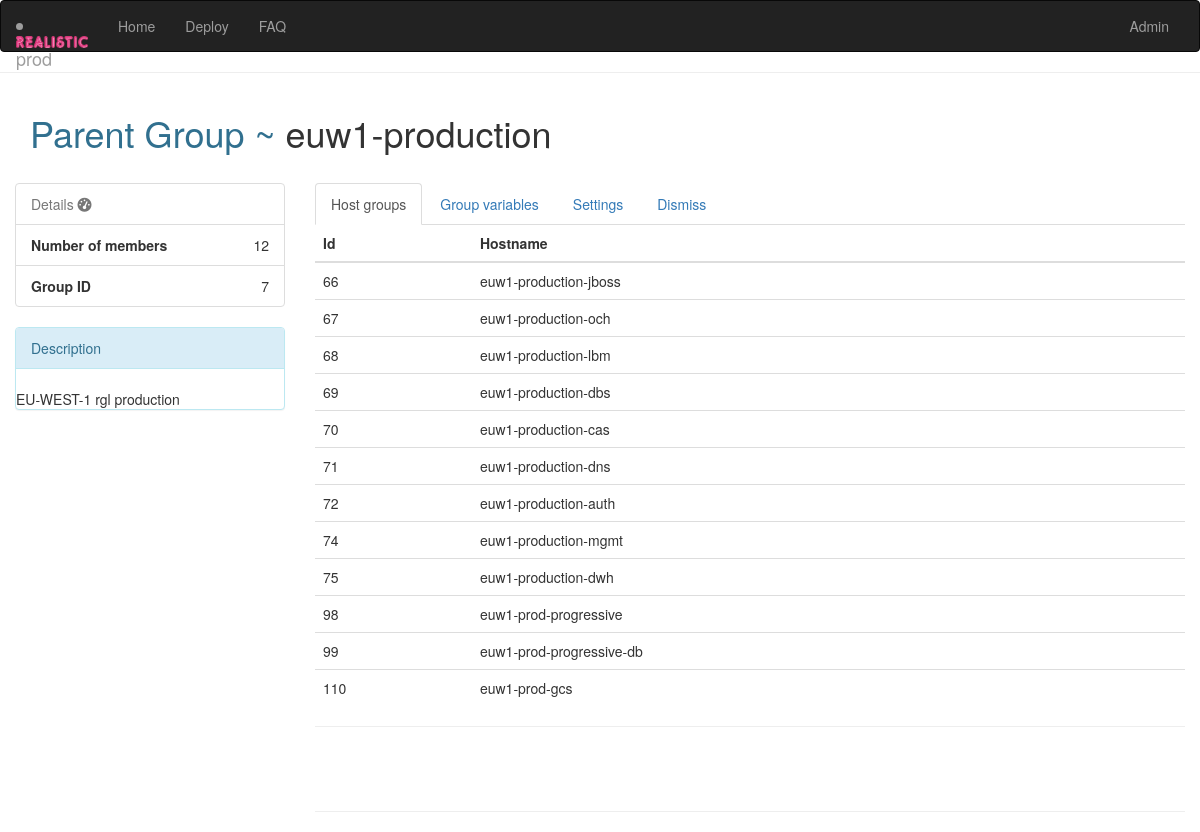
/parents.php?q=7, run on the app's committed database.
### tables this page shows
CREATE TABLE `parentgroups` (
  `parent_id` smallint(5) unsigned NOT NULL AUTO_INCREMENT,
  `name` varchar(24) NOT NULL,
  `description` varchar(255) DEFAULT NULL,
  PRIMARY KEY (`parent_id`)
);

CREATE TABLE `hostgroups` (
  `group_id` smallint(5) unsigned NOT NULL AUTO_INCREMENT,
  `name` varchar(24) NOT NULL,
  `description` varchar(255) DEFAULT NULL,
  PRIMARY KEY (`group_id`)
);

### parents.php (the view, shortened to what this page needs)
<?php
include "settings.php";
include"function.php";
$childcount_query = mysqli_query($link, 'SELECT count(group_id) FROM parent_child WHERE parent_id='.$_GET['q'].'');
$childcount = mysqli_fetch_row($childcount_query);
$query = mysqli_query($link, 'SELECT * FROM parentgroups WHERE parent_id='.$_GET['q'].'') or die('Error 5.1 '.mysqli_error($link));
$parent_details = mysqli_fetch_array($query);
$html_file .= '
  <hr>
  <div class="container">
    <div class="row">
      <div class="col-sm-10"><h1><text class="text-info">Parent Group ~ </text>'.$parent_details['name'].'</h1><br /></div>
        <div class="row">
          <div class="col-sm-3">
            <ul class="list-group">
              <li class="list-group-item text-muted">Details <i class="fa fa-dashboard fa-1x"></i></li>
              <li class="list-group-item text-right"><span class="pull-left"><strong>Number of members</strong></span>'.$childcount[0].'</li>
              <li class="list-group-item text-right"><span class="pull-left"><strong>Group ID</strong></span>'.$parent_details['parent_id'].' </li>
            </ul>
            <div class="panel panel-info">
              <div class="panel-heading">Description</div>
                <br />'.$parent_details['description'].'
              </div>
            </div>
            <div class="col-sm-9">
              <ul class="nav nav-tabs" id="myTab">
                <li class="active"><a href="#child_groups" data-toggle="tab">Host groups</a></li>
                <li><a href="#groupvars" data-toggle="tab">Group variables</a></li>
                <li><a href="#settings" data-toggle="tab">Settings</a></li>
                <li><a href="#dismiss" data-toggle="tab">Dismiss</a></li>
              </ul>
              <div class="tab-content">
                <div class="tab-pane active" id="child_groups">
                  <table class="table table-hover">
                    <thead>
                      <tr>
                        <th>Id</th>
                        <th>Hostname</th>
                      </tr>
                    </thead>
                    <tbody id="items">
';
$query = mysqli_query($link, 'SELECT hostgroups.group_id, hostgroups.name FROM parent_child INNER JOIN hostgroups ON hostgroups.group_id=parent_child.group_id AND parent_child.parent_id='.$_GET['q'].'') or die('Error 5.3 '.mysqli_error($link));
while($row = mysqli_fetch_array($query)) {
  $html_file .= '
    <tr role="button"; onclick="document.location = \'hostgroup.php?q='.$row['group_id'].'\';">
      <td>'.$row['group_id'].'</td>
      <td>'.$row['name'].'</td>
    </tr>
  ';
	}
  $html_file .= '
      </tbody>
    </table>
    <hr>
    <div class="row">
      <div class="col-md-4 col-md-offset-4 text-center">
        <ul class="pagination" id="myPager"></ul>
      </div>
    </div>
    <hr>
    </div>
    <div class="tab-pane" id="groupvars">
      <ul class="list-group">
        <li role="button" class="list-group-item list-group-item-success" data-toggle="modal" data-target="#gv_addnew" data-whatever="@getbootstrap">Add new variable</li>
        <div class="modal fade" id="gv_addnew" tabindex="-1" role="dialog" aria-labelledby="groupvars" aria-hidden="true">
          <div class="modal-dialog" role="document">
            <div class="modal-content">
              <div class="modal-header">
                <h5 class="modal-title" id="newgroup">Add new variable</h5>
              </div>
              <div class="modal-body">
                <form class="form" action="chg.php" method="post">
                <input name="chg_type" value="chg_pvaddnew" type="hidden">
                <input name="parent_id" value="'.$_GET['q'].'" type="hidden">
                <input class="form-control" placeholder="Variable name" name="parent_var" type="text" autocomplete="off" required>
                <input class="form-control" placeholder="Value" name="pv_value" type="text" autocomplete="off" required>
              </div>
              <div class="modal-footer">
                <button type="button" class="btn btn-secondary" data-dismiss="modal">Cancel</button>
                <button type="submit" class="btn btn-primary">Create</button>
            </form>
              </div>
            </div>
          </div>
        </div>
  ';
  $parentvars_query = mysqli_query($link, 'SELECT parent_var, value FROM parentvars where parent_id='.$_GET['q'].' ORDER BY parent_var ASC') or die('Error 2.8 '.mysqli_error($link));
  while($row = mysqli_fetch_row($parentvars_query)) {
  $html_file .= '
  <li role="button" class="list-group-item" data-toggle="modal" data-target="#gv'.$row[0].'" data-whatever="@getbootstrap">'.$row['0'].' == '.$row['1'].'</li>
  <div class="modal fade" id="gv'.$row[0].'" tabindex="-1" role="dialog" aria-labelledby="groupvars" aria-hidden="true">
    <div class="modal-dialog" role="document">
      <div class="modal-content">
        <div class="modal-header">
          <h5 class="modal-title" id="newgroup">Modify <u>'.$row[0].'</u> variable</h5>
        </div>
        <div class="modal-body">
          <form class="form" action="chg.php" method="post">
          <input name="parent_var" value="'.$row[0].'" type="hidden">
          <input name="parent_id" value="'.$_GET['q'].'" type="hidden">
          <input class="form-control" value="'.$row[1].'" name="pv_value" type="text" autocomplete="off" required>
        </div>
        <div class="modal-footer">
          <button type="button" class="btn btn-secondary" data-dismiss="modal">Cancel</button>
          <button type="submit" name="chg_type" value="chg_pvdelete" class="btn btn-danger">Delete</button>
          <button type="submit"  name="chg_type" value="chg_chgpvar" class="btn btn-primary">Update</button>
      </form>
        </div>
      </div>
    </div>
  </div>
  ';
  }
  $html_file .= '
    </ul>
    </div>
    <div class="tab-pane" id="settings">
    <hr>
    <form class="form" action="chg.php" method="post" id="update-parentgroup">
  <div class="form-group">
    <div class="col-xs-6">
      <label for="members"><h4>Host groups</h4></label><br />
        <select name="member_hostgroups[ ]" class="selectpicker" data-live-search="true" multiple data-actions-box="true" required>
';
$query = mysqli_query($link, 'SELECT * FROM hostgroups') or die('Error 5.8 '.mysqli_error($link));
while($row=mysqli_fetch_row($query)) {
	$aquery = mysqli_query($link, 'SELECT count(group_id) FROM parent_child WHERE parent_id='.$_GET['q'].' AND group_id='.$row[0].'') or die('Error 5.9 '.mysqli_error($link));
	$ismember = mysqli_fetch_row($aquery);
	if( $ismember[0] > 0 ) {
			$html_file .= '
       <option data-tokens="'.$row[1].'" value="'.$row[0].'" selected>'.$row[1].'</option>
      ';
  }
	else {
    $html_file .= '
      #<option data-tokens="'.$row[1].'" value="'.$row[0].'">'.$row[1].'</option>
    #';
  }
}
$html_file .= '
      </select>
    </div>
    <div class="col-xs-6">
      <label for="members"><h4>Group description</h4></label><br />
    <input class="form-control" name="parent_description" value="'.$parent_details['description'].'" type="text" autocomplete="off" required>
    </div>
  <div class="form-group">
    <div class="col-xs-12">
      <br>
      <input type="hidden" name="parent_id" value="'.$parent_details['parent_id'].'" />
      <button class="btn btn-lg btn-success" name="chg_type" value="update_parentgroups" type="submit">Submit</button><h6>*fields cannot be empty</h6>
      <p /><hr>
    </div>
  </div>
  </form>
  </div>
  </div>
  <div class="tab-pane" id="dismiss">
    <div class="row">
      <div class="col-md-4 col-md-offset-4 text-center">
        <ul class="pagination" id="myPager"></ul>
        <hr>
        <button type="button" class="btn btn-lg btn-danger" data-toggle="modal" data-target="#DismissModal">Dismiss</button><h6>*Yeah, dismiss very much...</h6>
                <div class="modal fade" id="DismissModal" tabindex="-1" role="dialog" aria-labelledby="dismiss" aria-hidden="true">
                  <div class="modal-dialog" role="document">
                    <div class="modal-content">
                      <div class="modal-header">
                        <h5 class="modal-title" id="newgroup">Delete Group</h5>
                      </div>
                     <div class="modal-body">
                       <form class="form" action="chg.php" method="post">
                         <h6>If you select select this option, all host associated with the group will be deleted from the database. This action cannot be undone</h6>
                         <input type="hidden" name="parent_id" value="'.$parent_details['parent_id'].'" />
                     </div>
                     <div class="modal-footer">
                         <button type="button" class="btn btn-secondary" data-dismiss="modal">Cancel</button>
                         <button name="chg_type" value="delete_parentgroup" type="submit" class="btn btn-danger">Delete Now</button>
                      </form>
                     </div>
                    </div>
                  </div>
                </div>
      </div>
    </div>
  <hr>
  </div>
  </div>
  </div>
  </div>
  </body>
  </html>
';
echo $html_file;
?>

### data on the page
parentgroups: name "euw1-production", parent_id "7", description "EU-WEST-1 rgl production"
hostgroups: group_id "66", name "euw1-production-jboss"
hostgroups: group_id "67", name "euw1-production-och"
hostgroups: group_id "68", name "euw1-production-lbm"
hostgroups: group_id "69", name "euw1-production-dbs"
hostgroups: group_id "70", name "euw1-production-cas"
hostgroups: group_id "71", name "euw1-production-dns"
hostgroups: group_id "72", name "euw1-production-auth"
hostgroups: group_id "74", name "euw1-production-mgmt"
hostgroups: group_id "75", name "euw1-production-dwh"
hostgroups: group_id "98", name "euw1-prod-progressive"
hostgroups: group_id "99", name "euw1-prod-progressive-db"
hostgroups: group_id "110", name "euw1-prod-gcs"

### other printed values
$versionnumber "prod"
$childcount[0] "12"
